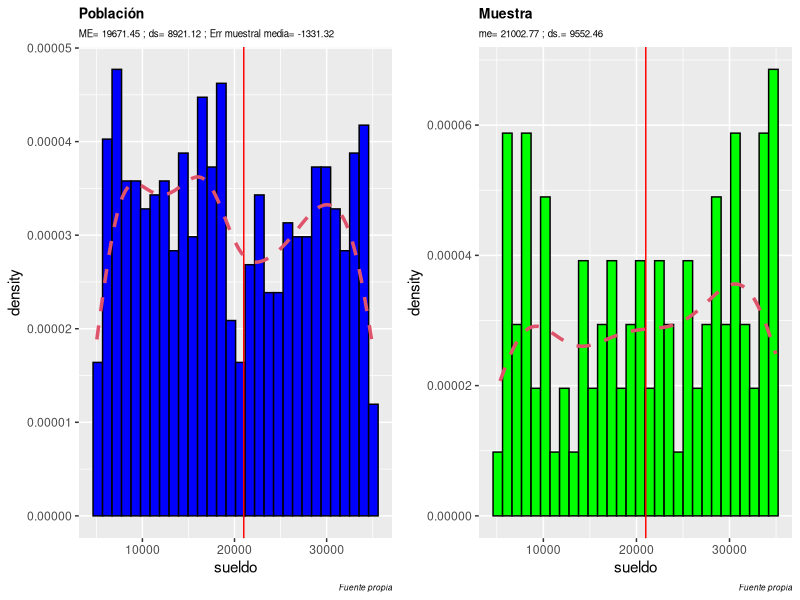
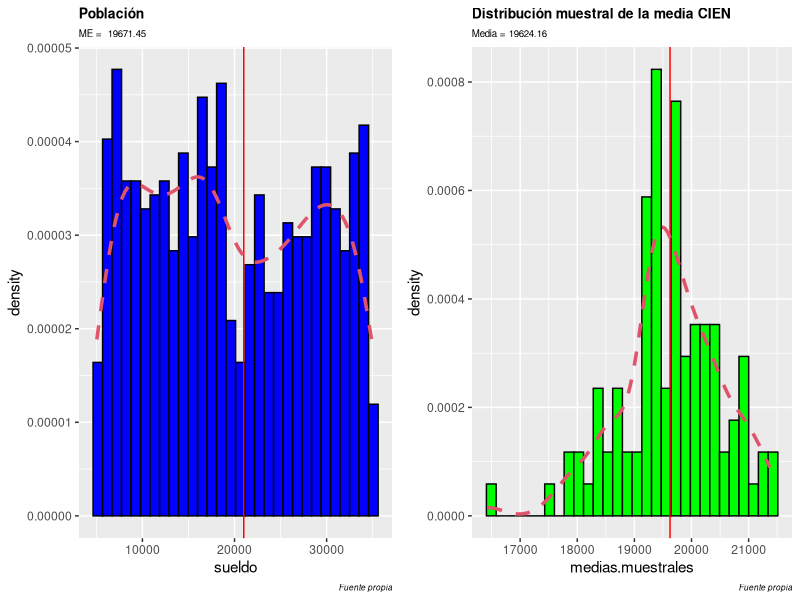
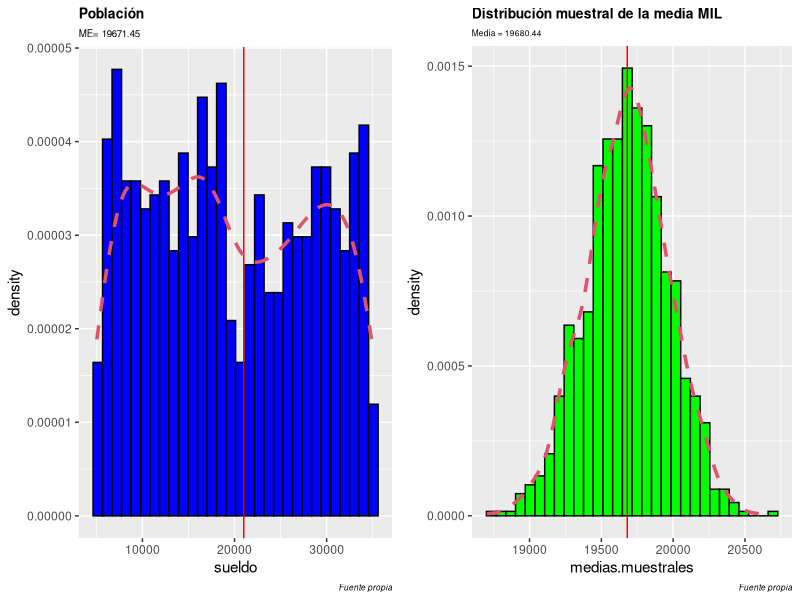

The R script that drew these images, in order:
## ---- chunk 1
library(cowplot)
library(ggplot2)
library(knitr)
## ---- chunk 2
options(scipen=999)

## ---- chunk 3
set.seed(2021)

## ---- chunk 4
N <- 650 # Cantidad de datos de población
rango <- 5000:35000 # Rango 
n = 100  # Cantidad de datos de muestra
q1 = 100  # Cantidad de muestras m1, m2, m3
q2 = 1000  # Cantidad de muestras m1, m2, m3

## ---- chunk 5
poblacion <- data.frame(x = 1:N, sueldo=sample(x = rango, size =  N, replace = TRUE))

## ---- chunk 6
head(poblacion$sueldo, 30)
## ---- chunk 7
tail(poblacion$sueldo, 30)
## ---- chunk 8
summary(poblacion$sueldo)
## ---- chunk 9
media.p <- round(mean(poblacion$sueldo),2)
desv.p <- round(sd(poblacion$sueldo),2)
## ---- chunk 10
xs <- sample(x = 1:n, size =  n, replace = FALSE)

muestra <- poblacion[xs,]


## ---- chunk 11
summary(muestra$sueldo)
## ---- chunk 12
media.m <- round(mean(muestra$sueldo),2)
desv.m <- round(sd(muestra$sueldo),2)
## ---- chunk 13
media.p; media.m
desv.p; desv.m
## ---- chunk 14
dif.media <- media.p - media.m

paste("El error muestral con respecto a la media es de: ", dif.media)


## ---- chunk 15
# Histograma con densidad
g1 <- ggplot(poblacion, aes(x = sueldo)) + 
  geom_histogram(aes(y = ..density..),
                 colour = 1, fill = "blue") +
  labs(title = "Población",
      subtitle = paste("ME=", media.p, "; ds=", desv.p,  "; Err muestral media=",dif.media),
              caption = "Fuente propia") +  
  
  geom_vline(xintercept = media.m, col='red') +
  geom_density(lwd = 1.2,
               linetype = 2,
               colour = 2)
g1 <- g1 + theme(
  plot.title = element_text(color = "black", size = 10, face = "bold"),
  plot.subtitle = element_text(color = "black",size=7),
  plot.caption = element_text(color = "black", face = "italic", size=6)
)


g2 <- ggplot(muestra, aes(x = sueldo)) + 
  geom_histogram(aes(y = ..density..),
                 colour = 1, fill = "green") +
    geom_vline(xintercept = media.m, col='red') +
  labs(title = "Muestra",
      subtitle = paste("me=", media.m, "; ds.=", desv.m),
              caption = "Fuente propia") +
  geom_density(lwd = 1.2,
               linetype = 2,
               colour = 2)

g2 <- g2 + theme(
  plot.title = element_text(color = "black", size = 10, face = "bold"),
  plot.subtitle = element_text(color = "black",size=7),
  plot.caption = element_text(color = "black", face = "italic", size=6)
)


plot_grid(g1, g2, nrow = 1, ncol = 2)



## ---- chunk 16
muestras = as.list(NULL)
m.muestras = NULL

for (i in 1:q1) {
    muestras[[i]] <- sample(x = poblacion$sueldo, size = q1, replace = FALSE)
    
  m.muestras[i] <- mean(muestras[[i]])
}

## ---- chunk 17
sueldos <- data.frame(muestras)
sueldos <- t(sueldos)
colnames(sueldos) <- paste0("sueldo",1:q1)
rownames(sueldos) <- paste0("M",1:q1)

tabla <- data.frame(sueldos[,1:3], "..."="...", sueldos[,(q1-2):q1], medias.muestrales = m.muestras)
kable(tabla, caption = "Tabla de medias aritméticas de cien muestras de cien sueldos cada una")
## ---- chunk 18
media.todas.muestras <- round(mean(tabla$medias.muestrales),2)
paste("La media de todas las muestras es de: ", media.todas.muestras)
## ---- chunk 19
# Histograma con densidad
g1 <- ggplot(poblacion, aes(x = sueldo)) + 
  geom_histogram(aes(y = ..density..),
                 colour = 1, fill = "blue") +
  labs(title = "Población",
      subtitle = paste("ME = ", media.p),
              caption = "Fuente propia") +  
  
  geom_vline(xintercept = media.m, col='red') +
  geom_density(lwd = 1.2,
               linetype = 2,
               colour = 2)
g1 <- g1 + theme(
  plot.title = element_text(color = "black", size = 10, face = "bold"),
  plot.subtitle = element_text(color = "black",size=7),
  plot.caption = element_text(color = "black", face = "italic", size=6)
)


g2 <- ggplot(tabla, aes(x = medias.muestrales)) + 
  geom_histogram(aes(y = ..density..),
                 colour = 1, fill = "green") +
    geom_vline(xintercept = media.todas.muestras, col='red') +
  labs(title = "Distribución muestral de la media CIEN",
      subtitle = paste("Media =", media.todas.muestras),
              caption = "Fuente propia") +
  geom_density(lwd = 1.2,
               linetype = 2,
               colour = 2)

g2 <- g2 + theme(
  plot.title = element_text(color = "black", size = 10, face = "bold"),
  plot.subtitle = element_text(color = "black",size=7),
  plot.caption = element_text(color = "black", face = "italic", size=6)
)


plot_grid(g1, g2, nrow = 1, ncol = 2)


## ---- chunk 20
muestras = as.list(NULL)
m.muestras = NULL

for (i in 1:q2) {
    muestras[[i]] <- sample(x = poblacion$sueldo, size = q2, replace = TRUE)
    
  m.muestras[i] <- mean(muestras[[i]])
}

## ---- chunk 21
sueldos <- data.frame(muestras)
sueldos <- t(sueldos)
colnames(sueldos) <- paste0("sueldo",1:q2)
rownames(sueldos) <- paste0("M",1:q2)

tabla <- data.frame(sueldos[,1:3], "..."="...", sueldos[,(q2-2):q2], medias.muestrales = m.muestras)

## ---- chunk 22

kable(head(tabla,50), caption = paste("Tabla de medias aritméticas de ",q2," muestras de cien sueldos cada una"))
## ---- chunk 23
kable(tail(tabla,50), caption = paste("Tabla de medias aritméticas de ",q2," muestras de cien sueldos cada una"))

## ---- chunk 24
media.todas.muestras <- round(mean(tabla$medias.muestrales),2)
paste("La media de todas las ", q2, " muestras "," es de: ", media.todas.muestras)
## ---- chunk 25
# Histograma con densidad
g1 <- ggplot(poblacion, aes(x = sueldo)) + 
  geom_histogram(aes(y = ..density..),
                 colour = 1, fill = "blue") +
  labs(title = "Población",
      subtitle = paste("ME=", media.p),
              caption = "Fuente propia") +  
  
  geom_vline(xintercept = media.m, col='red') +
  geom_density(lwd = 1.2,
               linetype = 2,
               colour = 2)
g1 <- g1 + theme(
  plot.title = element_text(color = "black", size = 10, face = "bold"),
  plot.subtitle = element_text(color = "black",size=7),
  plot.caption = element_text(color = "black", face = "italic", size=6)
)


g2 <- ggplot(tabla, aes(x = medias.muestrales)) + 
  geom_histogram(aes(y = ..density..),
                 colour = 1, fill = "green") +
    geom_vline(xintercept = media.todas.muestras, col='red') +
  labs(title = "Distribución muestral de la media MIL",
      subtitle = paste("Media =", media.todas.muestras),
              caption = "Fuente propia") +
  geom_density(lwd = 1.2,
               linetype = 2,
               colour = 2)

g2 <- g2 + theme(
  plot.title = element_text(color = "black", size = 10, face = "bold"),
  plot.subtitle = element_text(color = "black",size=6),
  plot.caption = element_text(color = "black", face = "italic", size=6)
)


plot_grid(g1, g2, nrow = 1, ncol = 2)



